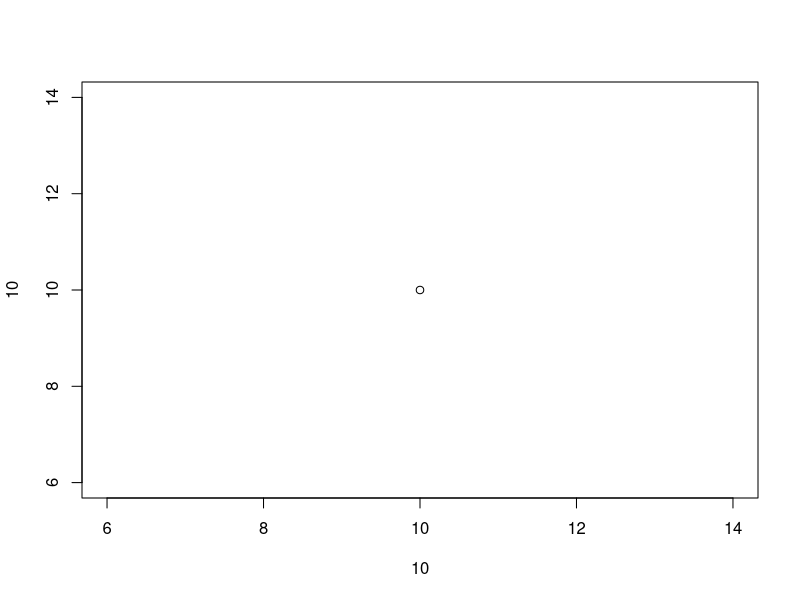
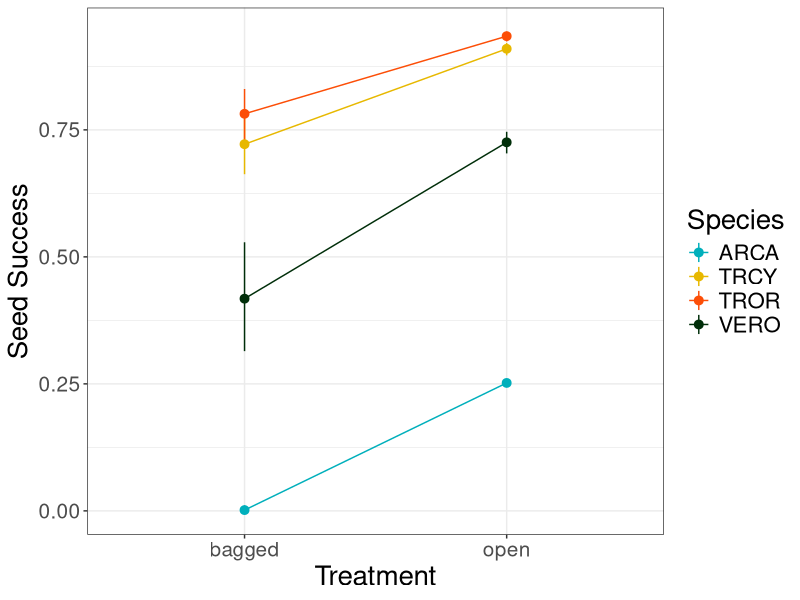

Here is the R script that generated these plots, in order:
# last updated 15 July 2021 
# analysis to look at if bagging plants affects their success rate in four focal plants in perenjori 

# libraries
require(lme4)
require(emmeans)
require(ggplot2)

# working directory
setwd('/Users/aubrie/Dropbox/UQ/WA.data/PFD2020/DataCode/')

# data 
dat<-read.csv('Bagged_Plants2020.csv', header=T)

# complete cases
df<-dat[which(complete.cases(dat)==T),]

# add failures in 
df$fails<-(df$attempts)-(df$successes)

# two column integer matrix with successes then fails 
# for more info do: ?binomial
try<-cbind(df$successes, df$fails)

# model
attach(df)
mod<-glm(try~species*treatment, family='binomial')

# get data 
estimates<-emmip(mod, species~treatment, CI=T, type='response', plotit=F)

# plot 
plot(10,10)
labels<-c(arca="ARCA", vero="VERO", tror="TROR", trcy="TRCY")
ggplot(estimates, aes(x=xvar, y=yvar, group=species,col=species))+geom_line()+geom_pointrange(aes(ymin=LCL, ymax=UCL))+theme_bw()+theme(text=element_text(size=20), axis.text.x=element_text(size=15), axis.text.y=element_text(size=15))+labs(col='Species')+scale_color_manual(labels=labels, values=c("#00AFBB", "#E7B800", "#FC4E07", '#002E09'))+xlab('Treatment')+ylab('Seed Success')

# get pairs comparison on the species two different bagging treatments
mod.emm<-emmeans(mod, ~treatment|species)
tab<-pairs(mod.emm)

# can also compare species success 
mod.emm2<-emmeans(mod, ~species|treatment)
tab2<-pairs(mod.emm2)

# prob of setting seeds
emmeans(mod, ~species|treatment, type="response")
